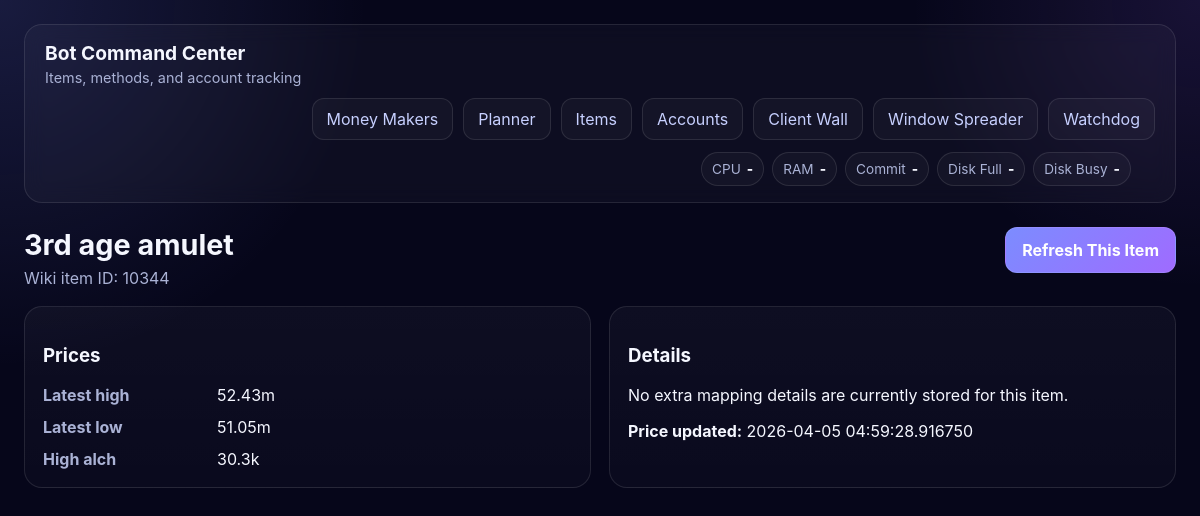
Page /items/1 on the committed database.
### app/models.py (models this page shows)
class Item(Base):
    __tablename__ = "item"
    id: Mapped[int] = mapped_column(primary_key=True)
    osrs_id: Mapped[Optional[int]] = mapped_column(Integer, nullable=True, unique=True, index=True)
    name: Mapped[str] = mapped_column(String(255), unique=True, index=True)
    high_alch_value: Mapped[Optional[int]] = mapped_column(Integer, nullable=True)
    ge_buy_price: Mapped[Optional[int]] = mapped_column(Integer, nullable=True)
    ge_sell_price: Mapped[Optional[int]] = mapped_column(Integer, nullable=True)
    updated_at: Mapped[Optional[datetime]] = mapped_column(DateTime(timezone=True), nullable=True)
    components: Mapped[list["MoneyMakerComponent"]] = relationship(
        back_populates="item",
        cascade="all, delete-orphan",
    )

### app/main.py (the view)
@app.get("/items/{item_id}", response_class=HTMLResponse)
def item_detail(request: Request, item_id: int, session: Session = Depends(get_session)):
    item = session.get(Item, item_id)
    if not item:
        raise HTTPException(status_code=404, detail="Item not found")
    return templates.TemplateResponse(
        request,
        "item_detail.html",
        {
            "request": request,
            "item": item,
            "message": request.query_params.get("message"),
        },
    )

### app/templates/item_detail.html
{% extends "base.html" %}
{% block content %}
<div class="page-header">
    <div>
        <h2>{{ item.name }}</h2>
        <p>Wiki item ID: {{ item.osrs_id or "-" }}</p>
    </div>
    <form action="/items/{{ item.id }}/refresh" method="post">
        <button type="submit">Refresh This Item</button>
    </form>
</div>
<div class="grid-2">
    <div class="card">
        <h3>Prices</h3>
        <dl>
            <dt>Latest high</dt><dd>{{ (item.ge_buy_price or 0) | gp }}</dd>
            <dt>Latest low</dt><dd>{{ (item.ge_sell_price or 0) | gp }}</dd>
            <dt>High alch</dt><dd>{{ (item.high_alch_value or 0) | gp }}</dd>
        </dl>
    </div>
    <div class="card">
        <h3>Details</h3>
        <p>No extra mapping details are currently stored for this item.</p>
        <p><strong>Price updated:</strong> {{ item.updated_at or "-" }}</p>
    </div>
</div>
{% endblock %}

### app/templates/base.html (style rules this page uses)
:root { color-scheme: dark; --bg: #06061a; --card: #0e1030; --card-2: #13163f; --border: rgba(255,255,255,0.10); --text: #f5f7ff; --muted: #aab2d5; --accent: #7c8cff; --accent-2: #9f6bff; --good: #58d68d; --bad: #ff6b81; --warn: #ffd166; }
* { box-sizing: border-box; }
body { margin: 0; font-family: Inter, Segoe UI, Arial, sans-serif; background: radial-gradient(circle at top left, rgba(124, 140, 255, 0.16), transparent 28%), radial-gradient(circle at top right, rgba(159, 107, 255, 0.12), transparent 22%), var(--bg); color: var(--text); }
.page-header { display: flex; gap: 16px; justify-content: space-between; align-items: flex-start; flex-wrap: wrap; margin-bottom: 18px; }
.page-header h2 { margin: 0 0 6px 0; font-size: 1.8rem; }
.page-header p { margin: 0; color: var(--muted); }
.card { background: linear-gradient(180deg, rgba(255,255,255,0.035), rgba(255,255,255,0.02)); border: 1px solid var(--border); border-radius: 18px; padding: 18px; margin-bottom: 18px; }
.grid-2 { display: grid; grid-template-columns: repeat(2, minmax(0, 1fr)); gap: 18px; }
form { margin: 0; }
input, textarea, select, button { font: inherit; }
button { padding: 12px 16px; border: 1px solid var(--border); border-radius: 12px; background: linear-gradient(135deg, var(--accent), var(--accent-2)); color: white; cursor: pointer; font-weight: 700; }
dl { display: grid; grid-template-columns: 160px 1fr; gap: 12px 14px; margin: 0; }
dt { color: var(--muted); font-weight: 700; }
dd { margin: 0; word-break: break-word; }

### rows in the picture
Item: name "3rd age amulet", osrs "10344", ge_buy_price "52.43m", ge_sell_price "51.05m", high_alch_value "30.3k", updated_at "2026-04-05 04:59:28.916750"
